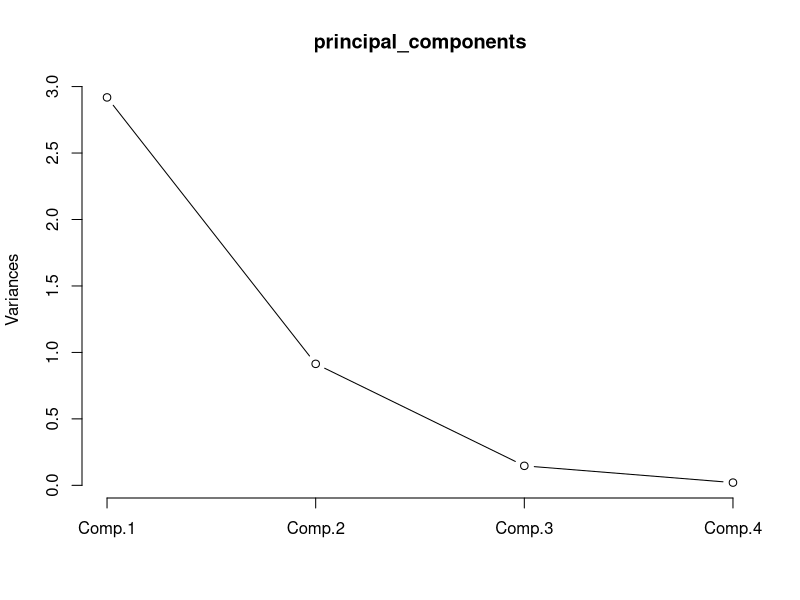
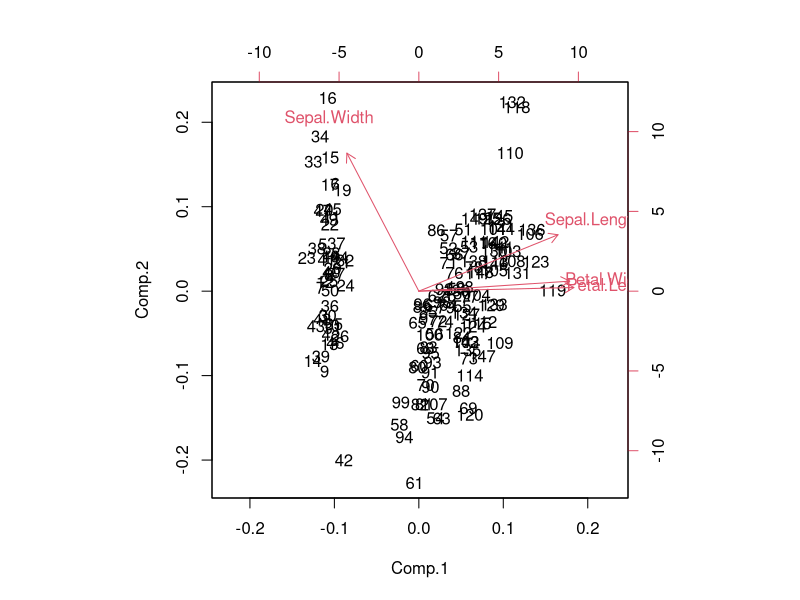
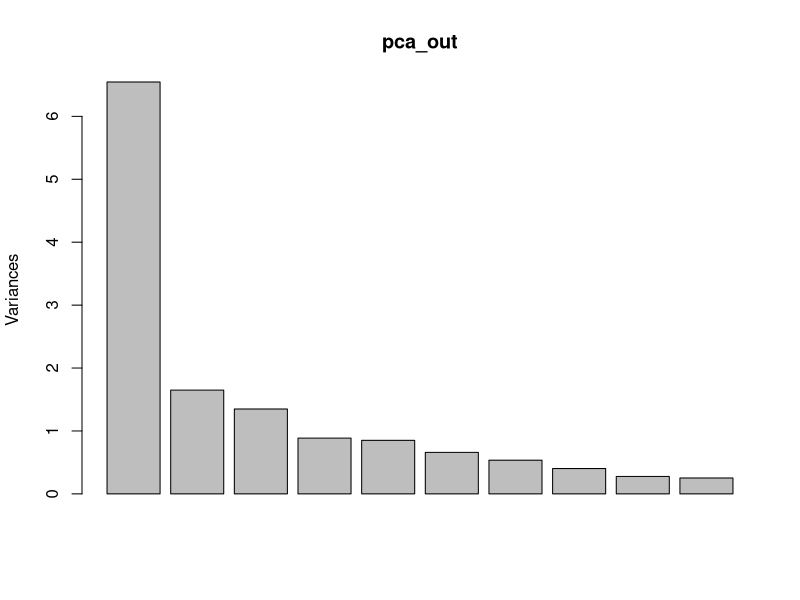
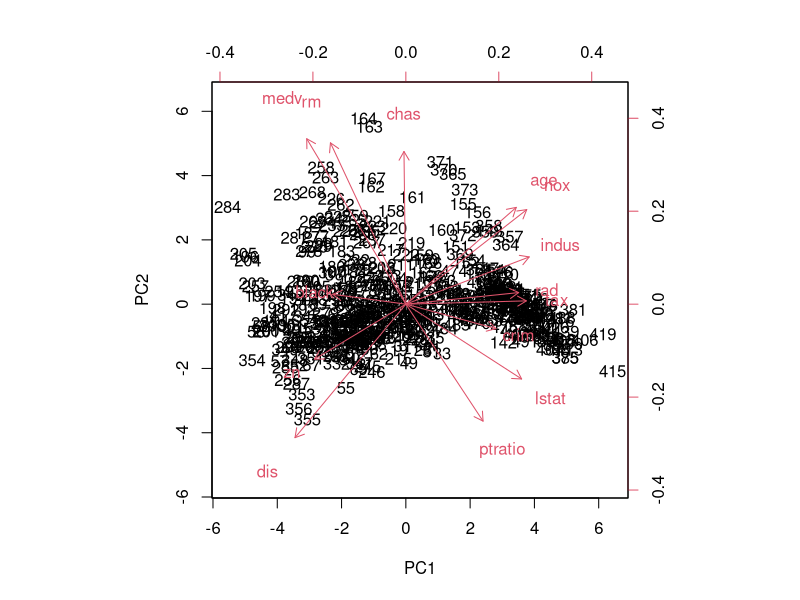

Write R code to recreate these figures, in order.
# March 21 2022
# PCA

#----US Arrests----
data("USArrests")

states = row.names(USArrests)
states

apply(USArrests,2,var)


  # We now perform principal components analysis using the 
    #prcomp() function, which is one of several functions in R that perform PCA.
  # By default, the prcomp() function centers the variables to have mean zero. By using the option scale=TRUE,
  # we scale the variables to have standard deviation one.
  # The output from prcomp() contains a number of useful quantities.
pr.out=prcomp(USArrests, scale=TRUE)

names(pr.out)

# The center and scale components correspond to the means and standard deviations of the
# variables that were used for scaling prior to implementing PCA
pr.out$center
pr.out$scale

  # The rotation matrix provides the principal component loadings; each column of pr.out$rotation contains
  # the corresponding principal component loading vector
  # We see that there are four distinct principal components.
pr.out$rotation


dim(pr.out$x)
pr.var = pr.out$sdev^2
pr.var

#compute the proportion of variance
pve = pr.var/sum(pr.var)
pve
  #first PC explains 62% of the data, second 24.74%, etc.


#----Iris Dataset----
data('iris')
head(iris)

irisdata1 <- iris[,1:4]
irisdata1 #remove categorical

principal_components <- princomp(irisdata1, cor=TRUE, score=TRUE)
  #cor = if the calculation should use correlation or cov, correlation
          #is used if there are no constant variables

  #score = whether the score is on

summary(principal_components)
plot(principal_components, type='l')
biplot(principal_components)

#----Boston----

library(MASS)
data("Boston", package="MASS")
pca_out<- prcomp(Boston,scale.=T)
pca_out
plot(pca_out)

biplot(pca_out, scale=0)
boston_pc <- pca_out$x
boston_pc

head(boston_pc)
summary(boston_pc)
